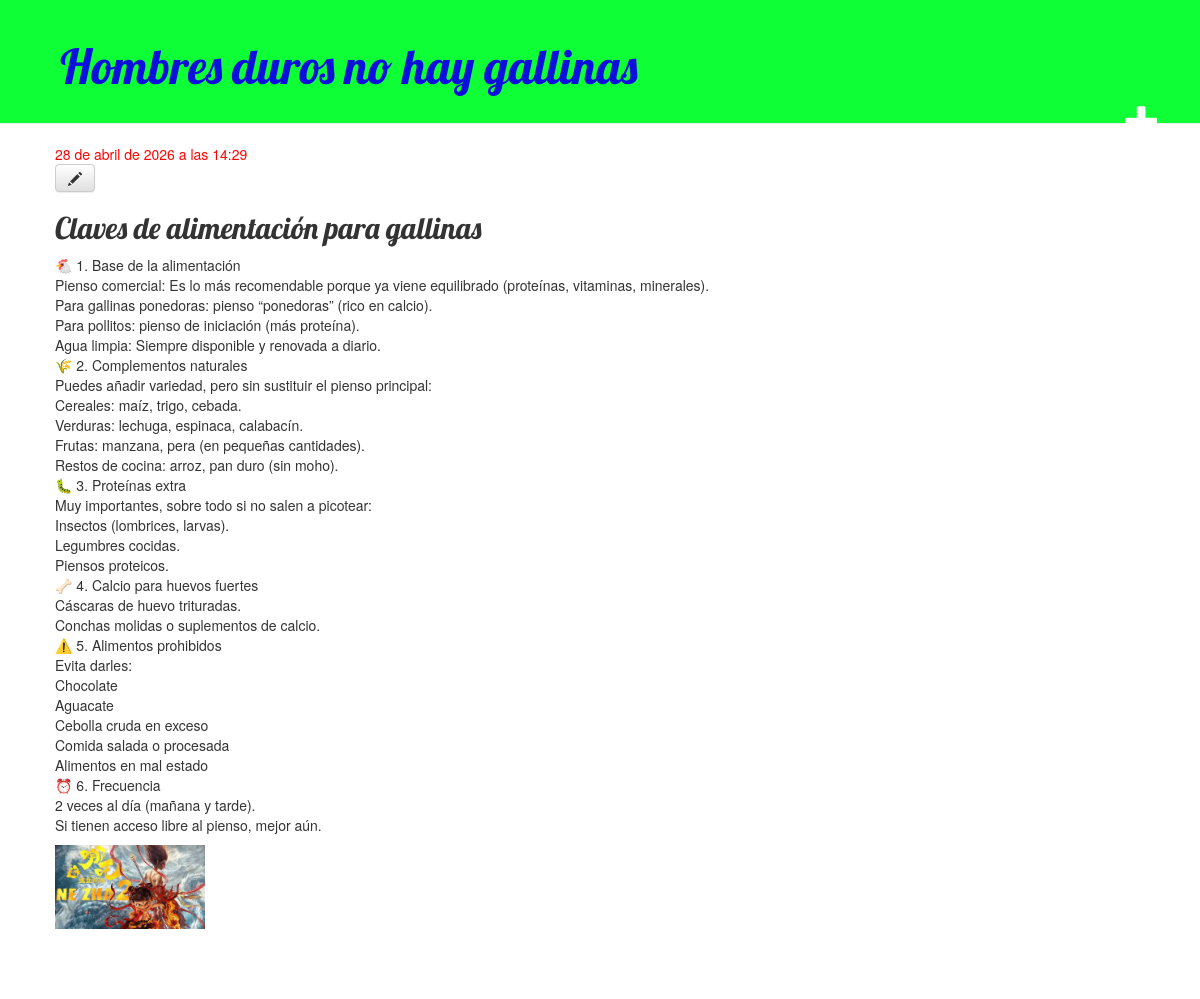
Screenshot of /post/9/ with the database file from the repository.
### blog/models.py (models this page shows, shortened)
class Post(models.Model):
    author = models.ForeignKey(settings.AUTH_USER_MODEL, on_delete=models.CASCADE)
    title = models.CharField(max_length=200)
    text = models.TextField()
    created_date = models.DateTimeField(
            default=timezone.now)
    published_date = models.DateTimeField(
            blank=True, null=True)
    image = models.ImageField(upload_to = 'static/gallery', default ='static/images/no-image.webp')
    name = models.CharField(max_length=200, null=True)

### blog/views.py (the view)
# urls.py: path('post/<int:pk>/', views.post_detail, name='post_detail'),
def post_detail(request, pk):
    post = get_object_or_404(Post, pk=pk)
    return render(request, 'blog/post_detail.html', {'post': post})

### blog/templates/blog/post_detail.html
{% extends 'blog/base.html' %}
{% block content %}
    <div class="post">
        {% if post.published_date %}
            <div class="date">
                {{ post.published_date }}
            </div>
        {% endif %}
        <a class="btn btn-default" href="{% url 'post_edit' pk=post.pk %}"><span class="glyphicon glyphicon-pencil"></span></a>
        <h2>{{ post.title }}</h2>
        <p>{{ post.text|linebreaksbr }}</p>
        <p><img src="{{post.image.url}}" alt="{{post.name}}" style="width:150px;"></p>
    </div>
{% endblock %}

### blog/static/css/blog.css (style rules this page uses)
h1, h2, h3, h4 { font-family: 'Lobster', cursive; }
.date { color: #fa0404; }
.post { margin-bottom: 70px; }

### rows the page displays
Post: published_date "28 de abril de 2026 a las 14:29", title "Claves de alimentación para gallinas", text "🐔 1. Base de la alimentación Pienso comercial: Es lo más recomendable porque ya viene equilibrado (proteínas, vitaminas, minerales). Para gallinas ponedoras: pienso “ponedoras” (rico en calcio). Para pollitos: pienso de iniciación (más proteína). Agua limpia: Siempre disponible y renovada a diario. 🌾 2. Complementos naturales Puedes añadir variedad, pero sin sustituir el pienso principal: Cereales: maíz, trigo, cebada. Verduras: lechuga, espinaca, calabacín. Frutas: manzana, pera (en pequeñas cantidades). Restos de cocina: arroz, pan duro (sin moho). 🐛 3. Proteínas extra Muy importantes, sobre todo si no salen a picotear: Insectos (lombrices, larvas). Legumbres cocidas. Piensos proteicos. 🦴…", image (picture)
